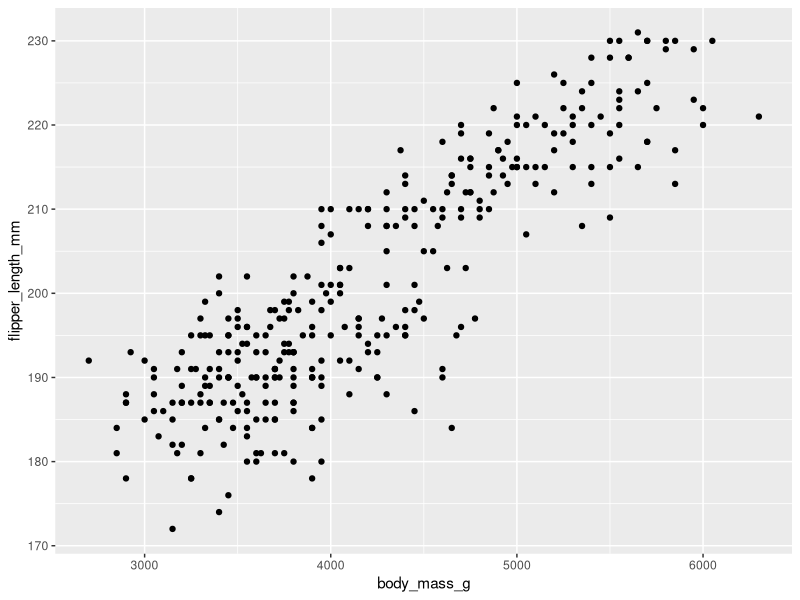
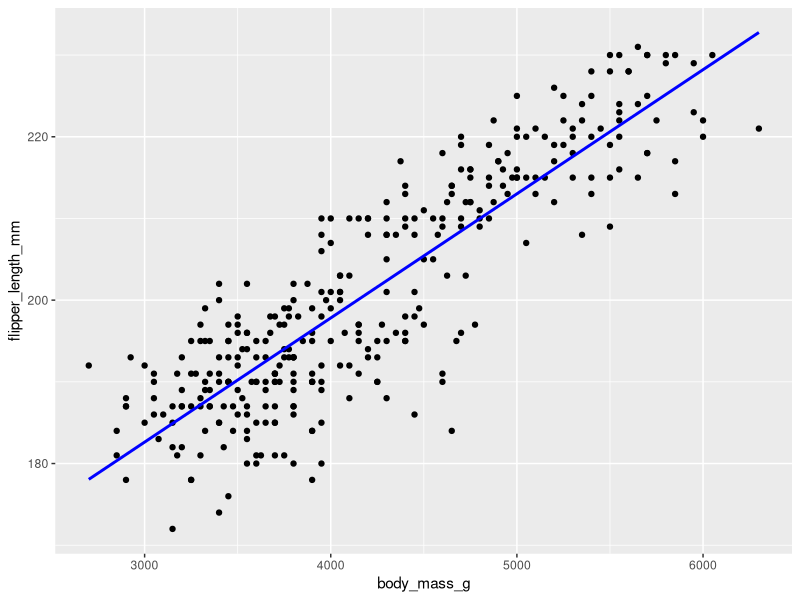
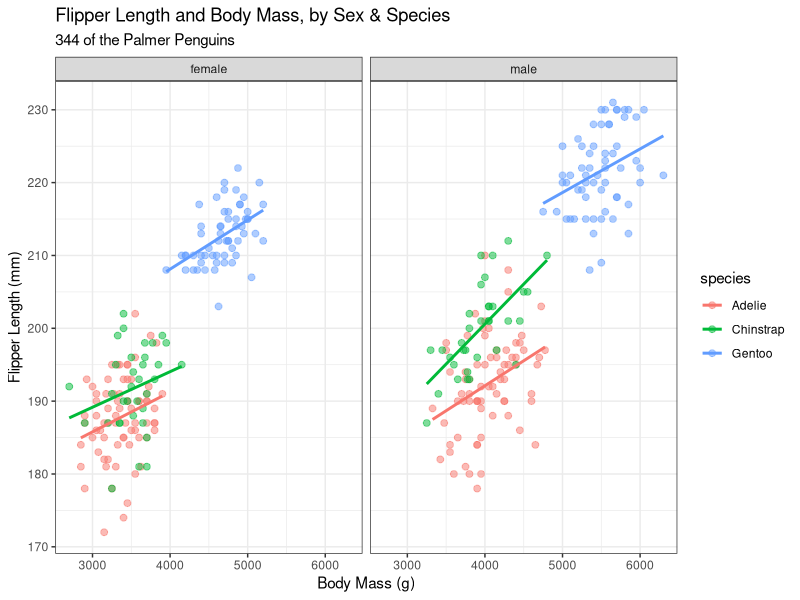
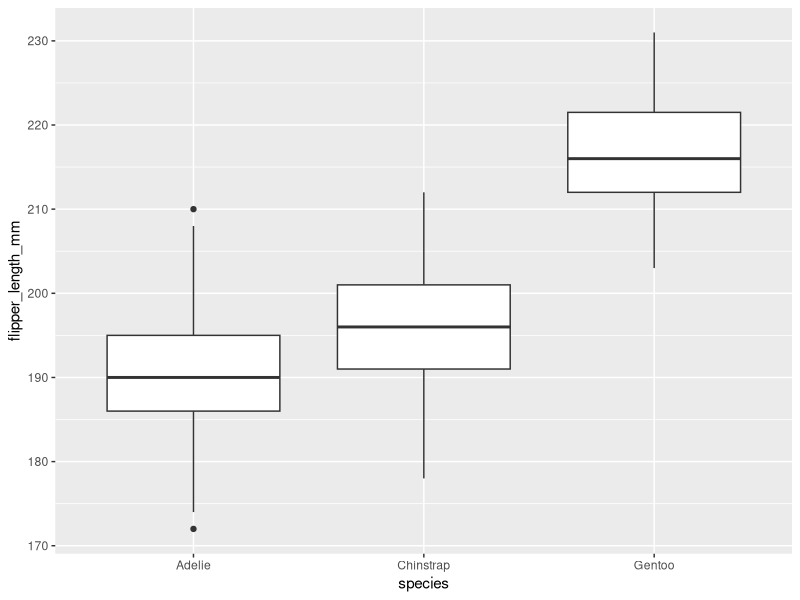
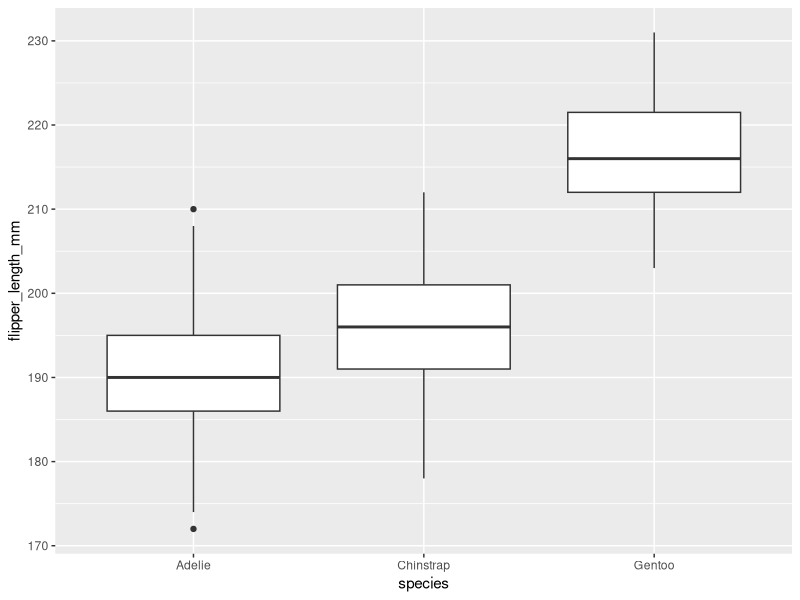
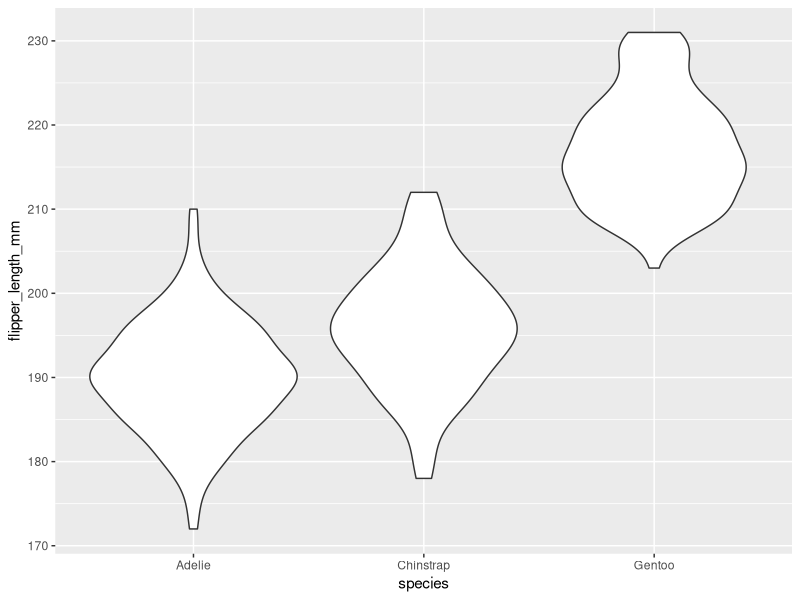
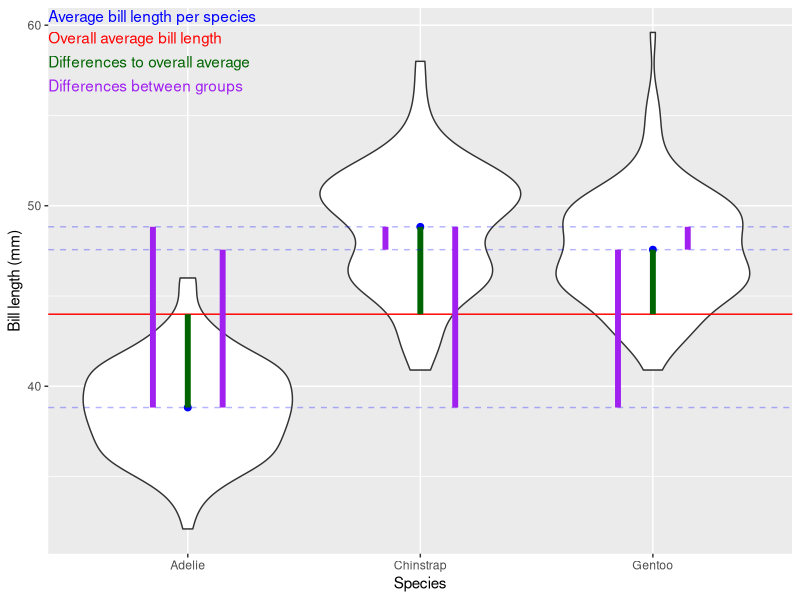
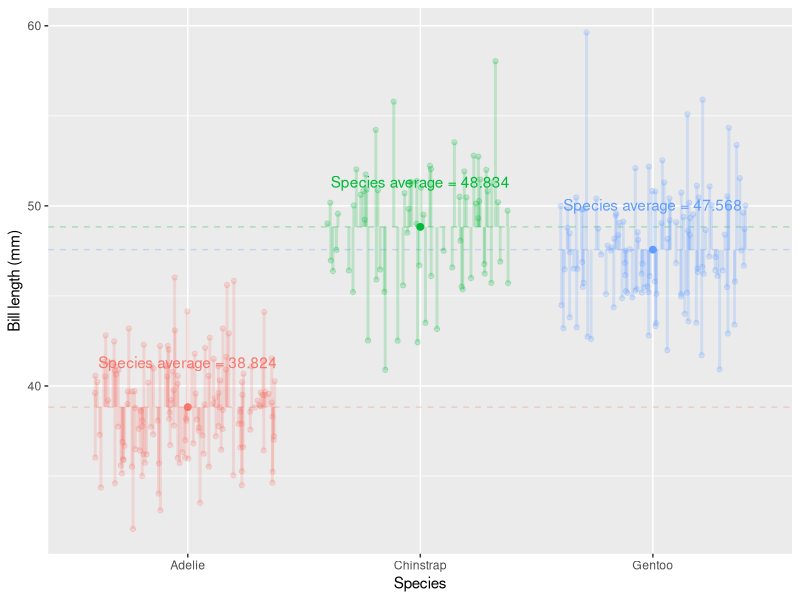

Source code (R) for these figures, in order:
## ---- chunk 1
library(palmerpenguins) ## contains some nice penguin data
penguins
## ---- chunk 2
library(tidyverse)
penguins_nafree <- penguins %>% drop_na()
penguins_nafree
## ---- chunk 3
dplyr::filter(penguins_nafree, island == "Torgersen" )
## ---- chunk 4
dplyr::summarise(penguins_nafree, avgerage_bill_length = mean(bill_length_mm))
## ---- chunk 5
dplyr::group_by(penguins_nafree, species)
## ---- chunk 6
penguins_nafree %>% 
  group_by(species) %>% 
  summarise(avgerage_bill_length = mean(bill_length_mm))
## ---- chunk 7
penguins_nafree %>% 
  group_by(island,species) %>% 
  summarise(avgerage_bill_length = mean(bill_length_mm))
## ---- chunk 8
ggplot(penguins_nafree,aes(x = body_mass_g, y = flipper_length_mm)) + ## data & aesthetics
    geom_point()  ## geom
 
## ---- chunk 9
ggplot(penguins_nafree, aes(x = body_mass_g, y = flipper_length_mm)) +
    geom_point() +
    geom_smooth(method = "lm", col = "blue", se = FALSE)
## ---- chunk 10
ggplot(penguins_nafree, aes(x = body_mass_g, y = flipper_length_mm, 
                         col = species)) +
    geom_point(size = 2, alpha = 0.5) + 
    geom_smooth(method = "lm", se = FALSE) +
    facet_grid(~ sex) +
    theme_bw() + 
    labs(title = "Flipper Length and Body Mass, by Sex & Species",
         subtitle = paste0(nrow(penguins), " of the Palmer Penguins"),
         x = "Body Mass (g)", 
         y = "Flipper Length (mm)")
## ---- chunk 11
ggplot(penguins_nafree,aes(x = species, y = flipper_length_mm)) + ## data & aesthetics
    geom_boxplot()  ## geom
## ---- chunk 12
ggplot(penguins_nafree,aes(x = species, y = flipper_length_mm)) + ## data & aesthetics
    geom_boxplot()  ## geom
## ---- chunk 13
ggplot(penguins_nafree,aes(x = species, y = flipper_length_mm)) + ## data & aesthetics
    geom_violin()  ## geom
## ---- chunk 14
means <- penguins_nafree %>% group_by(species) %>% summarise(means = mean(bill_length_mm))
mean <- mean(penguins_nafree$bill_length_mm)
means$ends <- mean
means$lag1 <- means$means[c(2,3,1)]
means$lag2 <- means$means[c(3,1,2)]
ggplot(penguins_nafree,aes(x = species, y = bill_length_mm)) + 
    geom_violin()  + 
  ylab("Bill length (mm)") +
  xlab("Species") +
   geom_point(data = means, aes(x = species, y = means),color = "blue", size = 2) +
annotate(geom = 'text', label = "Average bill length per species" , x = -Inf, y = Inf, hjust = 0, vjust = 1.2, color = "blue") +
  geom_hline(yintercept = mean, color = "red") +
  annotate(geom = 'text', label = "Overall average bill length" , x = -Inf, y = Inf, hjust = 0, vjust = 3, color = "red") +
  geom_segment(data = means, aes(x = species, y = means, xend = species, yend = ends),col = "darkgreen", size = 2)  +
  annotate(geom = 'text', label = "Differences to overall average" , x = -Inf, y = Inf, hjust = 0, vjust = 5, color = "darkgreen") +
  geom_hline(data = means, aes(yintercept = means), color = "blue", alpha = 0.3, lty = 2) + 
  geom_segment(data = means, aes(x = as.numeric(species) - 0.15, y = means, 
                                 xend = as.numeric(species) - 0.15, yend = lag1),col = "purple", size = 2) +
  geom_segment(data = means, aes(x = as.numeric(species) + 0.15, y = means, 
                                 xend = as.numeric(species) + 0.15, yend = lag2),col = "purple", size = 2)+
  annotate(geom = 'text', label = "Differences between groups" , x = -Inf, y = Inf, 
           hjust = 0, vjust = 7, color = "purple")
## ---- chunk 15
jit <- ggplot() + 
  geom_jitter(data = penguins_nafree,aes(x = species, y = bill_length_mm, color = species), alpha = 0.2) 

penguins_nafree$x_points <- layer_data(jit)$x
penguins_nafree$y_points <- layer_data(jit)$y
penguins_nafree <- penguins_nafree %>% group_by(species) %>% mutate(sp_means = mean(bill_length_mm))

ggplot() + 
  ylab("Bill length (mm)") +
  xlab("Species") +
  geom_point(data = means, aes(x = species, y = means, color = species), size = 2) +
  geom_text(data = means, aes(x = species, y = means + 2.5, color = species, 
                              label = paste0("Species average = ",round(means,3)))) +
  geom_hline(data = means, aes(yintercept = means, color = species), alpha = 0.3, lty = 2) +
  geom_point(data = penguins_nafree,aes(x = x_points, y = y_points, color = species), alpha = 0.2) +
  theme(legend.position = "none") + 
  geom_segment(data = penguins_nafree, aes(x = x_points, y = y_points, xend = x_points, 
                                 yend = sp_means,color = species), size = 1, alpha = 0.2) 
